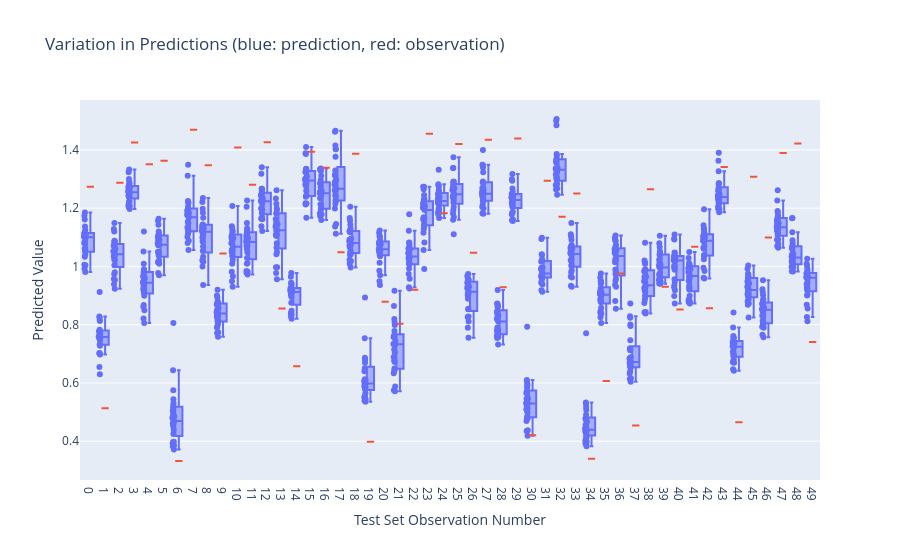

Here is the notebook cell this chart was saved with:
### Markdown cell above
We can see that the model coefficients vary quite significantly. The box plots and the individual points next to them visualize the distribution of the parameters given the model and the data. Next we look at how this translates into the predictions on the test set:

### Code cell
#@title Predict on the test set with the 25 models and plot the variation
# Predict on the test set with each of the 25 models
X_test = doe_test
y_test = y2_test
variation_pred = pd.DataFrame([est.predict(X_test) for est, (train_idx, _) in zip(variation_pipe["estimator"], CV.split(X,y))])
fig = go.Figure()
for i in range(len(y_test)):
    fig.add_trace(go.Box(y=variation_pred.iloc[:,i],name=i,boxpoints='all',marker_color = px.colors.qualitative.Plotly[0]))
    fig.add_trace(go.Box(y=y_test.values[i], name=i,marker=dict(color=px.colors.qualitative.Plotly[1])))
fig.update_layout(title="Variation in Predictions (blue: prediction, red: observation)",showlegend=False,xaxis_title="Test Set Observation Number",yaxis_title="Predicted Value",)
fig.show()

### Figure 1 — Plotly figure (JSON) as saved in the notebook; plotly's stock layout.template omitted (floating-point values rounded to 4 significant figures)
{"data": [{"boxpoints": "all", "marker": {"color": "#636EFA"}, "name": "0", "type": "box", "y": [1.161, 1.082, 1.08, 1.102, 1.107, 1.006, 1.107, 1.034, 1.185, 1.1, 1.114, 1.085, 1.102, 1.118, 0.9923, 0.9807, 1.062, 1.059, 1.124, 1.004, 1.041, 1.053, 1.174, 1.137, 1.112]}, {"marker": {"color": "#EF553B"}, "name": "0", "type": "box", "y": [1.273]}, {"boxpoints": "all", "marker": {"color": "#636EFA"}, "name": "1", "type": "box", "y": [0.6978, 0.7278, 0.6296, 0.8248, 0.7322, 0.8286, 0.7559, 0.7454, 0.7683, 0.7551, 0.7674, 0.7775, 0.8174, 0.7536, 0.6552, 0.7025, 0.8127, 0.7548, 0.7596, 0.9125, 0.7016, 0.759, 0.7582, 0.7788, 0.7826]}, {"marker": {"color": "#EF553B"}, "name": "1", "type": "box", "y": [0.5133]}, {"boxpoints": "all", "marker": {"color": "#636EFA"}, "name": "2", "type": "box", "y": [1.128, 1.052, 1.054, 1.039, 1.087, 0.939, 1.04, 0.9569, 1.149, 1.075, 1.06, 1.026, 1.042, 1.088, 0.9728, 0.9232, 0.9799, 1.035, 1.071, 0.9533, 1.004, 1.021, 1.12, 1.071, 1.084]}, {"marker": {"color": "#EF553B"}, "name": "2", "type": "box", "y": [1.287]}, {"boxpoints": "all", "marker": {"color": "#636EFA"}, "name": "3", "type": "box", "y": [1.257, 1.28, 1.291, 1.255, 1.286, 1.197, 1.3, 1.242, 1.323, 1.275, 1.244, 1.239, 1.273, 1.272, 1.205, 1.222, 1.272, 1.208, 1.237, 1.221, 1.262, 1.253, 1.333, 1.21, 1.248]}, {"marker": {"color": "#EF553B"}, "name": "3", "type": "box", "y": [1.425]}, {"boxpoints": "all", "marker": {"color": "#636EFA"}, "name": "4", "type": "box", "y": [1.12, 0.9799, 0.927, 0.9603, 0.9156, 0.8492, 0.9183, 0.8678, 0.9486, 0.9906, 0.9852, 0.944, 0.9366, 1.009, 0.8215, 0.862, 0.9236, 0.899, 1.051, 0.806, 0.946, 0.9096, 0.964, 0.9662, 0.9843]}, {"marker": {"color": "#EF553B"}, "name": "4", "type": "box", "y": [1.351]}, {"boxpoints": "all", "marker": {"color": "#636EFA"}, "name": "5", "type": "box", "y": [1.143, 1.101, 1.099, 1.074, 1.08, 0.9694, 1.073, 1.014, 1.163, 1.11, 1.112, 1.037, 1.048, 1.12, 1.009, 1.022, 1.046, 1.051, 1.089, 0.9772, 1.051, 1.016, 1.157, 1.091, 1.105]}, {"marker": {"color": "#EF553B"}, "name": "5", "type": "box", "y": [1.363]}, {"boxpoints": "all", "marker": {"color": "#636EFA"}, "name": "6", "type": "box", "y": [0.4247, 0.4607, 0.3976, 0.5164, 0.4695, 0.505, 0.5243, 0.5753, 0.372, 0.4827, 0.463, 0.5437, 0.4636, 0.4855, 0.3984, 0.4395, 0.6434, 0.3849, 0.4798, 0.8059, 0.4528, 0.5315, 0.3815, 0.3933, 0.4925]}, {"marker": {"color": "#EF553B"}, "name": "6", "type": "box", "y": [0.3321]}, {"boxpoints": "all", "marker": {"color": "#636EFA"}, "name": "7", "type": "box", "y": [1.225, 1.349, 1.132, 1.176, 1.125, 1.119, 1.057, 1.169, 1.181, 1.183, 1.134, 1.147, 1.191, 1.218, 1.081, 1.089, 1.221, 1.101, 1.197, 1.122, 1.154, 1.311, 1.205, 1.111, 1.184]}, {"marker": {"color": "#EF553B"}, "name": "7", "type": "box", "y": [1.469]}, {"boxpoints": "all", "marker": {"color": "#636EFA"}, "name": "8", "type": "box", "y": [1.184, 1.086, 1.119, 1.137, 1.136, 1.022, 1.131, 1.02, 1.235, 1.115, 1.143, 1.109, 1.122, 1.144, 1.016, 0.9996, 1.034, 1.099, 1.167, 0.936, 1.069, 1.053, 1.222, 1.198, 1.128]}, {"marker": {"color": "#EF553B"}, "name": "8", "type": "box", "y": [1.347]}, {"boxpoints": "all", "marker": {"color": "#636EFA"}, "name": "9", "type": "box", "y": [0.8939, 0.8689, 0.8807, 0.8231, 0.8742, 0.7583, 0.8719, 0.7743, 0.9005, 0.8285, 0.8425, 0.813, 0.7906, 0.8686, 0.8287, 0.8039, 0.7718, 0.8577, 0.8503, 0.8386, 0.8314, 0.7949, 0.9204, 0.815, 0.8755]}, {"marker": {"color": "#EF553B"}, "name": "9", "type": "box", "y": [1.044]}, {"boxpoints": "all", "marker": {"color": "#636EFA"}, "name": "10", "type": "box", "y": [1.208, 1.109, 1.048, 1.097, 1.054, 0.982, 1.036, 1.009, 1.133, 1.099, 1.103, 1.058, 1.08, 1.121, 0.9488, 0.966, 1.051, 1.022, 1.138, 0.9304, 1.036, 1.068, 1.124, 1.113, 1.095]}, {"marker": {"color": "#EF553B"}, "name": "10", "type": "box", "y": [1.408]}, {"boxpoints": "all", "marker": {"color": "#636EFA"}, "name": "11", "type": "box", "y": [1.119, 1.08, 1.106, 1.06, 1.127, 1.012, 1.131, 0.9843, 1.227, 1.07, 1.095, 1.084, 1.072, 1.097, 1.029, 1.009, 0.9783, 1.086, 1.117, 0.9723, 1.049, 0.982, 1.205, 1.149, 1.1]}, {"marker": {"color": "#EF553B"}, "name": "11", "type": "box", "y": [1.281]}, {"boxpoints": "all", "marker": {"color": "#636EFA"}, "name": "12", "type": "box", "y": [1.263, 1.232, 1.267, 1.216, 1.251, 1.138, 1.267, 1.166, 1.34, 1.224, 1.239, 1.199, 1.225, 1.244, 1.164, 1.168, 1.183, 1.197, 1.224, 1.122, 1.194, 1.162, 1.318, 1.259, 1.226]}, {"marker": {"color": "#EF553B"}, "name": "12", "type": "box", "y": [1.426]}, {"boxpoints": "all", "marker": {"color": "#636EFA"}, "name": "13", "type": "box", "y": [1.141, 1.124, 0.956, 1.215, 1.109, 1.08, 1.104, 1.108, 1.163, 1.195, 1.183, 1.182, 1.2, 1.123, 0.9776, 0.9971, 1.233, 1.065, 1.145, 0.9974, 1.049, 1.136, 1.042, 1.262, 1.152]}, {"marker": {"color": "#EF553B"}, "name": "13", "type": "box", "y": [0.8559]}, {"boxpoints": "all", "marker": {"color": "#636EFA"}, "name": "14", "type": "box", "y": [0.9436, 0.9425, 0.8278, 0.9249, 0.9105, 0.8405, 0.9162, 0.9122, 0.9373, 0.924, 0.9247, 0.9643, 0.8954, 0.9101, 0.8201, 0.8483, 0.9771, 0.84, 0.9018, 0.9195, 0.875, 0.9035, 0.8347, 0.9188, 0.9293]}, {"marker": {"color": "#EF553B"}, "name": "14", "type": "box", "y": [0.6573]}, {"boxpoints": "all", "marker": {"color": "#636EFA"}, "name": "15", "type": "box", "y": [1.323, 1.286, 1.334, 1.297, 1.324, 1.212, 1.336, 1.216, 1.41, 1.282, 1.31, 1.277, 1.334, 1.302, 1.242, 1.217, 1.239, 1.295, 1.325, 1.167, 1.26, 1.242, 1.389, 1.386, 1.294]}, {"marker": {"color": "#EF553B"}, "name": "15", "type": "box", "y": [1.394]}, {"boxpoints": "all", "marker": {"color": "#636EFA"}, "name": "16", "type": "box", "y": [1.286, 1.213, 1.297, 1.252, 1.272, 1.197, 1.334, 1.184, 1.33, 1.251, 1.26, 1.234, 1.311, 1.257, 1.182, 1.173, 1.198, 1.244, 1.286, 1.16, 1.211, 1.179, 1.327, 1.336, 1.249]}, {"marker": {"color": "#EF553B"}, "name": "16", "type": "box", "y": [1.339]}, {"boxpoints": "all", "marker": {"color": "#636EFA"}, "name": "17", "type": "box", "y": [1.264, 1.24, 1.137, 1.462, 1.227, 1.297, 1.267, 1.281, 1.265, 1.377, 1.311, 1.315, 1.466, 1.261, 1.146, 1.112, 1.403, 1.224, 1.329, 1.215, 1.199, 1.416, 1.244, 1.402, 1.291]}, {"marker": {"color": "#EF553B"}, "name": "17", "type": "box", "y": [1.049]}, {"boxpoints": "all", "marker": {"color": "#636EFA"}, "name": "18", "type": "box", "y": [1.143, 1.205, 1.095, 1.08, 1.074, 0.9963, 1.039, 1.054, 1.121, 1.121, 1.086, 1.066, 1.072, 1.157, 1.009, 1.018, 1.092, 1.048, 1.118, 1.023, 1.077, 1.125, 1.166, 1.042, 1.13]}, {"marker": {"color": "#EF553B"}, "name": "18", "type": "box", "y": [1.387]}, {"boxpoints": "all", "marker": {"color": "#636EFA"}, "name": "19", "type": "box", "y": [0.5392, 0.5651, 0.5886, 0.6406, 0.6089, 0.6863, 0.7532, 0.6806, 0.5544, 0.5985, 0.5875, 0.6698, 0.6507, 0.5947, 0.5353, 0.6044, 0.6788, 0.5506, 0.5833, 0.8936, 0.5794, 0.6123, 0.5439, 0.5868, 0.6092]}, {"marker": {"color": "#EF553B"}, "name": "19", "type": "box", "y": [0.3984]}, {"boxpoints": "all", "marker": {"color": "#636EFA"}, "name": "20", "type": "box", "y": [1.056, 1.035, 0.9699, 1.104, 1.039, 1.049, 1.057, 1.049, 1.076, 1.085, 1.06, 1.08, 1.123, 1.051, 0.9361, 0.9494, 1.116, 0.9854, 1.091, 1.103, 1.013, 1.088, 1.074, 1.079, 1.059]}, {"marker": {"color": "#EF553B"}, "name": "20", "type": "box", "y": [0.879]}, {"boxpoints": "all", "marker": {"color": "#636EFA"}, "name": "21", "type": "box", "y": [0.9166, 0.82, 0.7577, 0.7335, 0.5747, 0.6494, 0.6887, 0.6718, 0.5878, 0.7989, 0.7634, 0.7147, 0.7332, 0.8093, 0.5719, 0.6768, 0.7042, 0.6336, 0.8645, 0.6474, 0.7442, 0.734, 0.6416, 0.7579, 0.7783]}, {"marker": {"color": "#EF553B"}, "name": "21", "type": "box", "y": [0.8036]}, {"boxpoints": "all", "marker": {"color": "#636EFA"}, "name": "22", "type": "box", "y": [0.9738, 1.03, 1.011, 1.048, 1.033, 1.046, 1.073, 1.082, 1.012, 1.06, 0.9929, 1.06, 1.065, 1.028, 0.9577, 1.008, 1.123, 0.9284, 1.034, 1.179, 1.06, 1.083, 1.061, 0.9241, 1.008]}, {"marker": {"color": "#EF553B"}, "name": "22", "type": "box", "y": [0.92]}, {"boxpoints": "all", "marker": {"color": "#636EFA"}, "name": "23", "type": "box", "y": [1.246, 1.231, 1.082, 1.274, 1.159, 1.163, 1.115, 1.142, 1.265, 1.21, 1.221, 1.167, 1.23, 1.203, 1.056, 1.128, 1.207, 1.143, 1.202, 0.9909, 1.14, 1.215, 1.194, 1.274, 1.169]}, {"marker": {"color": "#EF553B"}, "name": "23", "type": "box", "y": [1.456]}, {"boxpoints": "all", "marker": {"color": "#636EFA"}, "name": "24", "type": "box", "y": [1.198, 1.217, 1.185, 1.275, 1.219, 1.24, 1.261, 1.178, 1.282, 1.239, 1.224, 1.248, 1.331, 1.198, 1.166, 1.186, 1.217, 1.225, 1.249, 1.229, 1.213, 1.232, 1.26, 1.278, 1.224]}, {"marker": {"color": "#EF553B"}, "name": "24", "type": "box", "y": [1.183]}, {"boxpoints": "all", "marker": {"color": "#636EFA"}, "name": "25", "type": "box", "y": [1.292, 1.281, 1.243, 1.29, 1.262, 1.182, 1.24, 1.193, 1.375, 1.239, 1.269, 1.236, 1.29, 1.263, 1.17, 1.16, 1.219, 1.229, 1.27, 1.111, 1.204, 1.269, 1.338, 1.338, 1.248]}, {"marker": {"color": "#EF553B"}, "name": "25", "type": "box", "y": [1.421]}, {"boxpoints": "all", "marker": {"color": "#636EFA"}, "name": "26", "type": "box", "y": [0.9742, 0.9127, 0.8551, 0.9051, 0.9543, 0.828, 0.925, 0.7899, 0.9553, 0.9108, 0.9307, 0.9301, 0.8894, 0.9469, 0.8261, 0.8107, 0.8533, 0.9347, 0.9671, 0.7554, 0.9016, 0.8261, 0.944, 0.9487, 0.9588]}, {"marker": {"color": "#EF553B"}, "name": "26", "type": "box", "y": [1.047]}, {"boxpoints": "all", "marker": {"color": "#636EFA"}, "name": "27", "type": "box", "y": [1.249, 1.291, 1.339, 1.239, 1.288, 1.212, 1.348, 1.204, 1.399, 1.232, 1.259, 1.269, 1.269, 1.263, 1.223, 1.249, 1.199, 1.226, 1.253, 1.18, 1.249, 1.183, 1.349, 1.323, 1.244]}, {"marker": {"color": "#EF553B"}, "name": "27", "type": "box", "y": [1.435]}, {"boxpoints": "all", "marker": {"color": "#636EFA"}, "name": "28", "type": "box", "y": [0.8434, 0.7681, 0.865, 0.8198, 0.8627, 0.7633, 0.8731, 0.7851, 0.8461, 0.8213, 0.8113, 0.7324, 0.7775, 0.8611, 0.7811, 0.7629, 0.7766, 0.8304, 0.7905, 0.8707, 0.7636, 0.7567, 0.9191, 0.754, 0.8341]}, {"marker": {"color": "#EF553B"}, "name": "28", "type": "box", "y": [0.9285]}, {"boxpoints": "all", "marker": {"color": "#636EFA"}, "name": "29", "type": "box", "y": [1.248, 1.294, 1.223, 1.228, 1.248, 1.161, 1.211, 1.205, 1.3, 1.249, 1.215, 1.218, 1.244, 1.257, 1.159, 1.156, 1.246, 1.178, 1.238, 1.184, 1.222, 1.268, 1.317, 1.188, 1.237]}, {"marker": {"color": "#EF553B"}, "name": "29", "type": "box", "y": [1.439]}, {"boxpoints": "all", "marker": {"color": "#636EFA"}, "name": "30", "type": "box", "y": [0.4994, 0.5299, 0.4377, 0.5713, 0.51, 0.5971, 0.4784, 0.519, 0.4698, 0.5302, 0.5132, 0.5455, 0.547, 0.5843, 0.4189, 0.4351, 0.6103, 0.4841, 0.6069, 0.7932, 0.5087, 0.592, 0.5646, 0.476, 0.5652]}, {"marker": {"color": "#EF553B"}, "name": "30", "type": "box", "y": [0.4209]}, {"boxpoints": "all", "marker": {"color": "#636EFA"}, "name": "31", "type": "box", "y": [1.039, 1.094, 0.9724, 0.9956, 0.9625, 0.9651, 0.9441, 0.9381, 1.098, 0.9662, 1.017, 0.9761, 0.9599, 1.019, 0.913, 1.025, 0.9502, 0.9642, 0.9963, 0.9179, 0.9934, 0.9637, 1.042, 1.018, 0.9901]}, {"marker": {"color": "#EF553B"}, "name": "31", "type": "box", "y": [1.295]}, {"boxpoints": "all", "marker": {"color": "#636EFA"}, "name": "32", "type": "box", "y": [1.284, 1.302, 1.386, 1.367, 1.268, 1.361, 1.485, 1.339, 1.315, 1.336, 1.332, 1.381, 1.506, 1.281, 1.246, 1.304, 1.355, 1.264, 1.37, 1.325, 1.33, 1.335, 1.279, 1.5, 1.298]}, {"marker": {"color": "#EF553B"}, "name": "32", "type": "box", "y": [1.171]}, {"boxpoints": "all", "marker": {"color": "#636EFA"}, "name": "33", "type": "box", "y": [1.111, 1.063, 1.067, 1.042, 1.065, 0.934, 1.041, 0.9658, 1.149, 1.046, 1.07, 1.021, 1.02, 1.074, 0.98, 0.9621, 0.9872, 1.025, 1.059, 0.9301, 1.003, 1.005, 1.092, 1.102, 1.062]}, {"marker": {"color": "#EF553B"}, "name": "33", "type": "box", "y": [1.251]}, {"boxpoints": "all", "marker": {"color": "#636EFA"}, "name": "34", "type": "box", "y": [0.3829, 0.4316, 0.3973, 0.4782, 0.4731, 0.5174, 0.5332, 0.5069, 0.4082, 0.4219, 0.439, 0.4909, 0.444, 0.4665, 0.3916, 0.4394, 0.5294, 0.4335, 0.4351, 0.7705, 0.4139, 0.4554, 0.4334, 0.4007, 0.4776]}, {"marker": {"color": "#EF553B"}, "name": "34", "type": "box", "y": [0.3402]}, {"boxpoints": "all", "marker": {"color": "#636EFA"}, "name": "35", "type": "box", "y": [0.9076, 0.9496, 0.8468, 0.9066, 0.9096, 0.8422, 0.9409, 0.9241, 0.9496, 0.9029, 0.9055, 0.9757, 0.8816, 0.8863, 0.8379, 0.8776, 0.9624, 0.8257, 0.8579, 0.944, 0.879, 0.8984, 0.8061, 0.9027, 0.9128]}, {"marker": {"color": "#EF553B"}, "name": "35", "type": "box", "y": [0.6071]}, {"boxpoints": "all", "marker": {"color": "#636EFA"}, "name": "36", "type": "box", "y": [1.106, 0.9898, 0.9366, 1.088, 1.021, 0.9578, 1.015, 0.9729, 1.055, 1.068, 1.061, 1.036, 1.073, 1.057, 0.8815, 0.8552, 1.057, 0.9819, 1.089, 0.9304, 0.9499, 1.024, 1.046, 1.097, 1.059]}, {"marker": {"color": "#EF553B"}, "name": "36", "type": "box", "y": [0.9761]}, {"boxpoints": "all", "marker": {"color": "#636EFA"}, "name": "37", "type": "box", "y": [0.6044, 0.6685, 0.6528, 0.7177, 0.6587, 0.8293, 0.8239, 0.6833, 0.6691, 0.639, 0.6717, 0.7194, 0.8009, 0.6719, 0.6166, 0.6856, 0.6543, 0.7465, 0.688, 0.873, 0.6132, 0.6325, 0.6608, 0.7959, 0.7122]}, {"marker": {"color": "#EF553B"}, "name": "37", "type": "box", "y": [0.4538]}, {"boxpoints": "all", "marker": {"color": "#636EFA"}, "name": "38", "type": "box", "y": [1.081, 1.009, 0.9636, 0.9488, 0.8995, 0.843, 0.914, 0.8852, 0.9647, 0.9886, 0.9827, 0.9247, 0.9289, 1.014, 0.8382, 0.8747, 0.9166, 0.8969, 1.02, 0.8438, 0.9351, 0.9285, 0.9865, 0.9647, 0.9906]}, {"marker": {"color": "#EF553B"}, "name": "38", "type": "box", "y": [1.265]}, {"boxpoints": "all", "marker": {"color": "#636EFA"}, "name": "39", "type": "box", "y": [0.9483, 0.968, 0.9638, 1.041, 0.9532, 1.066, 1.052, 0.9556, 1.023, 0.9782, 0.9966, 1.002, 1.105, 0.9729, 0.9414, 0.9963, 0.9636, 1.046, 1.015, 1.044, 0.9591, 0.9405, 1.007, 1.079, 1.007]}, {"marker": {"color": "#EF553B"}, "name": "39", "type": "box", "y": [0.9304]}, {"boxpoints": "all", "marker": {"color": "#636EFA"}, "name": "40", "type": "box", "y": [0.989, 0.947, 0.9187, 1.11, 0.9935, 1.001, 1.028, 0.9559, 1.048, 1.035, 1.034, 1.025, 1.095, 1.018, 0.8983, 0.8728, 1.021, 1.022, 1.031, 0.9361, 0.9282, 1.002, 1.037, 1.092, 1.046]}, {"marker": {"color": "#EF553B"}, "name": "40", "type": "box", "y": [0.8525]}, {"boxpoints": "all", "marker": {"color": "#636EFA"}, "name": "41", "type": "box", "y": [1.029, 0.9805, 0.9205, 0.9642, 1.001, 0.8839, 0.986, 0.8882, 1.049, 0.9673, 0.9901, 0.993, 0.9489, 0.9941, 0.8784, 0.8771, 0.9273, 0.9592, 1.001, 0.8725, 0.932, 0.899, 1.012, 1.009, 1.005]}, {"marker": {"color": "#EF553B"}, "name": "41", "type": "box", "y": [1.068]}, {"boxpoints": "all", "marker": {"color": "#636EFA"}, "name": "42", "type": "box", "y": [1.101, 1.086, 0.9956, 1.128, 1.037, 1.038, 1.061, 1.117, 1.089, 1.114, 1.089, 1.11, 1.129, 1.064, 0.9583, 0.9845, 1.196, 0.9611, 1.088, 1.101, 1.039, 1.142, 1.024, 1.103, 1.069]}, {"marker": {"color": "#EF553B"}, "name": "42", "type": "box", "y": [0.8562]}, {"boxpoints": "all", "marker": {"color": "#636EFA"}, "name": "43", "type": "box", "y": [1.261, 1.246, 1.363, 1.242, 1.269, 1.197, 1.39, 1.232, 1.327, 1.238, 1.233, 1.257, 1.286, 1.247, 1.204, 1.217, 1.216, 1.186, 1.226, 1.197, 1.234, 1.207, 1.282, 1.286, 1.225]}, {"marker": {"color": "#EF553B"}, "name": "43", "type": "box", "y": [1.341]}, {"boxpoints": "all", "marker": {"color": "#636EFA"}, "name": "44", "type": "box", "y": [0.7438, 0.7246, 0.6698, 0.7389, 0.7371, 0.6763, 0.7557, 0.7382, 0.7084, 0.7239, 0.7262, 0.7611, 0.7008, 0.744, 0.6423, 0.6475, 0.7901, 0.6715, 0.7332, 0.842, 0.6824, 0.7242, 0.6921, 0.6947, 0.7534]}, {"marker": {"color": "#EF553B"}, "name": "44", "type": "box", "y": [0.4655]}, {"boxpoints": "all", "marker": {"color": "#636EFA"}, "name": "45", "type": "box", "y": [1.003, 0.9752, 0.9631, 0.9188, 0.9168, 0.8251, 0.9297, 0.883, 0.961, 0.9476, 0.9418, 0.905, 0.8729, 0.9727, 0.8794, 0.9075, 0.8991, 0.897, 0.9487, 0.8999, 0.9336, 0.8861, 0.992, 0.8689, 0.9605]}, {"marker": {"color": "#EF553B"}, "name": "45", "type": "box", "y": [1.308]}, {"boxpoints": "all", "marker": {"color": "#636EFA"}, "name": "46", "type": "box", "y": [0.9218, 0.8306, 0.8837, 0.8468, 0.872, 0.7566, 0.8601, 0.7956, 0.9114, 0.856, 0.8737, 0.7895, 0.8135, 0.9009, 0.7928, 0.7657, 0.8074, 0.8533, 0.8681, 0.8317, 0.8068, 0.7991, 0.9525, 0.851, 0.8877]}, {"marker": {"color": "#EF553B"}, "name": "46", "type": "box", "y": [1.099]}, {"boxpoints": "all", "marker": {"color": "#636EFA"}, "name": "47", "type": "box", "y": [1.175, 1.168, 1.185, 1.129, 1.166, 1.064, 1.19, 1.092, 1.262, 1.135, 1.149, 1.135, 1.121, 1.158, 1.092, 1.113, 1.093, 1.109, 1.129, 1.07, 1.123, 1.077, 1.227, 1.148, 1.146]}, {"marker": {"color": "#EF553B"}, "name": "47", "type": "box", "y": [1.389]}, {"boxpoints": "all", "marker": {"color": "#636EFA"}, "name": "48", "type": "box", "y": [1.08, 1.165, 1.022, 1.034, 1.012, 1.013, 0.9963, 1.0, 1.166, 1.025, 1.069, 1.043, 0.9997, 1.062, 0.9838, 1.117, 1.017, 1.01, 1.03, 0.9822, 1.071, 0.9982, 1.09, 1.038, 1.044]}, {"marker": {"color": "#EF553B"}, "name": "48", "type": "box", "y": [1.422]}, {"boxpoints": "all", "marker": {"color": "#636EFA"}, "name": "49", "type": "box", "y": [0.9603, 0.9037, 0.8555, 1.009, 0.9461, 0.9245, 0.9616, 0.8998, 0.9922, 0.9636, 0.9759, 0.964, 1.003, 0.9627, 0.8265, 0.8123, 0.9652, 0.9392, 0.9794, 0.9185, 0.8685, 0.9276, 0.9766, 1.026, 0.9843]}, {"marker": {"color": "#EF553B"}, "name": "49", "type": "box", "y": [0.7402]}], "layout": {"showlegend": false, "title": {"text": "Variation in Predictions (blue: prediction, red: observation)"}, "xaxis": {"title": {"text": "Test Set Observation Number"}}, "yaxis": {"title": {"text": "Predicted Value"}}}}
